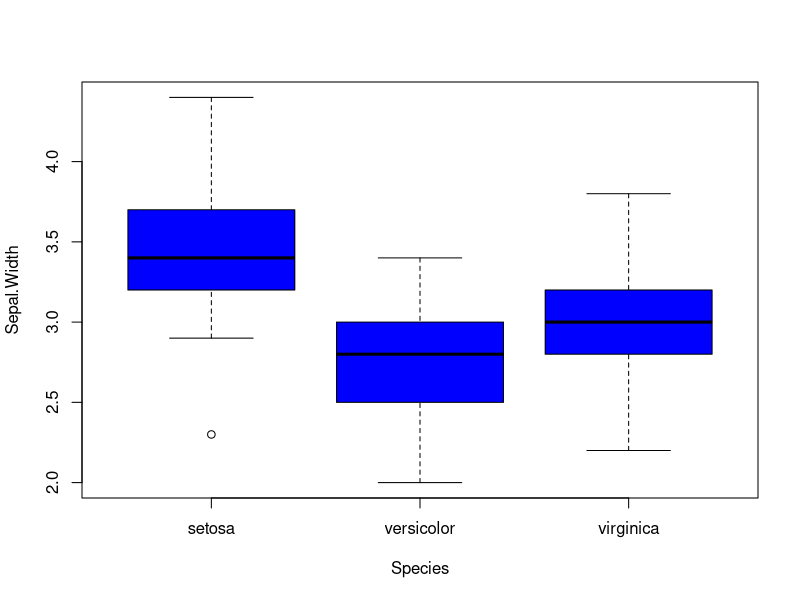

This chart was generated by the following R code:
## ---- chunk 1
#| echo: false
#| fig-width: 4
#| fig-height: 5.5
#| fig-align: center
#| fig-cap: "Figure 1: Iris boxplot"
boxplot(Sepal.Width ~ Species, data = iris, col='blue')
## ---- chunk 2
tapply(iris$Sepal.Width, iris$Species, mean)
